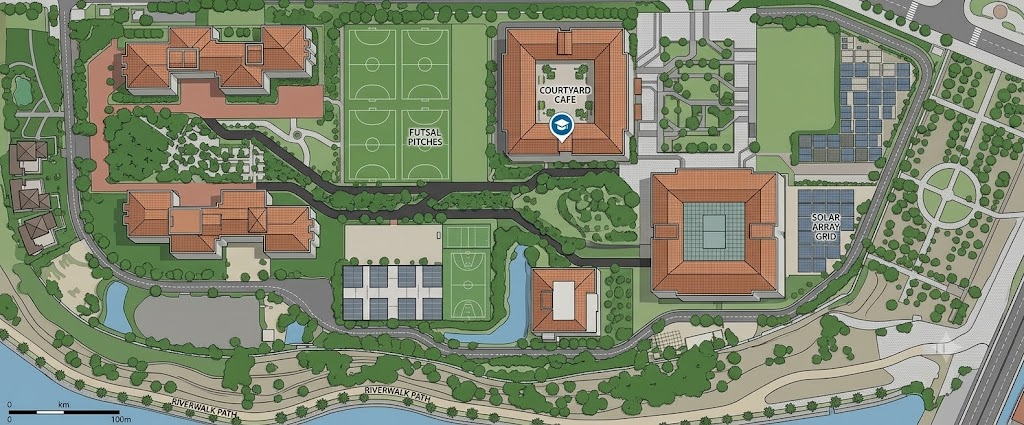
#> input picture map.jpg, 1024 x 425 px; its folder holds only this picture in this run
$ python drone_sun_analysis.py
#> lines starting #> are read from the running program, lines starting #| are printed output that depends on the picture
#!/usr/bin/env python3
"""
Phân tích đường bay drone theo mặt trời (góc chiếu, chói/glint, bóng râm) và gió.

Đầu vào : Flight_Plan_*.csv (Pixel_X/Pixel_Y) + 4 góc GPS của bản đồ
Đầu ra  : thư mục out/ gồm sun_table.csv, windows.csv, flight_legs.csv,
          4 hình PNG và report.md
Chỉ cần numpy, pandas, matplotlib (tự cài công thức vị trí mặt trời NOAA).
"""
import glob
import os
from datetime import date

import matplotlib
import numpy as np
import pandas as pd

matplotlib.use("Agg")
import matplotlib.pyplot as plt  # noqa: E402

# ============================ CẤU HÌNH ============================
GPS_CORNERS = np.float32([          # [lon, lat]
    [109.21927800, 13.80447200],
    [109.21947200, 13.80394400],
    [109.21991700, 13.80408300],
    [109.21972200, 13.80461100],
])
# Ý nghĩa 4 điểm trên theo vị trí trong ảnh. Mặc định: BL, BR, TR, TL
# (cạnh dài 62 m nằm ngang -> khớp ảnh dạng landscape). NẾU SAI, đổi thứ tự này.
CORNER_ORDER = ("BL", "BR", "TR", "TL")
IMG_W, IMG_H = 1279, 816
FLIGHT_CSV = "Flight_Plan_20261019_163437.csv"
TZ = 7                               # UTC+7
DAYS = [date(2026, 11, d) for d in range(7, 13)]
ALT = 10.0                           # m
HFOV, VFOV = 82.0, 52.0              # độ, FOV camera (chỉnh theo camera thật)
PITCHES = [-90, -60, -45]            # góc gimbal: -90 = nhìn thẳng xuống
OBJ_HEIGHTS = [3, 8, 15]             # m, chiều cao vật thể tính bóng
Q_MIN = 25.0                         # độ, ngưỡng "an toàn chói"
EL_MIN = 30.0                        # độ, mặt trời đủ cao (bóng không quá dài)
WIND_FROM_DEG = 45.0                 # hướng GIÓ THỔI TỪ (NE) - GIẢ ĐỊNH, thay bằng dự báo
WIND_SPEED = 4.5                     # m/s - GIẢ ĐỊNH
CRUISE = 6.0                         # m/s tốc độ bay ngang
WIND_LIMIT = 10.0                    # m/s giới hạn gió của drone
ONE_WAY_OBLIQUE = True               # camera nghiêng: yaw gimbal cố định, không đổi chiều theo dải bay
OUT = "out"
# ==================================================================

os.makedirs(OUT, exist_ok=True)
LON0, LAT0 = float(GPS_CORNERS[:, 0].mean()), float(GPS_CORNERS[:, 1].mean())


# ---------- hình học bản đồ ----------
def to_enu(lon, lat):
    return np.array([(lon - LON0) * 111320.0 * np.cos(np.radians(LAT0)),
                     (lat - LAT0) * 110574.0])


C = {n: to_enu(*GPS_CORNERS[i]) for i, n in enumerate(CORNER_ORDER)}
TL, TR, BR, BL = C["TL"], C["TR"], C["BR"], C["BL"]


def px_to_enu(x, y):
    u = (np.asarray(x, float) / IMG_W)[:, None]
    v = (np.asarray(y, float) / IMG_H)[:, None]
    return (1 - u) * (1 - v) * TL + u * (1 - v) * TR + u * v * BR + (1 - u) * v * BL


def bearing(vec):
    return float(np.degrees(np.arctan2(vec[0], vec[1])) % 360)


AX = (TR - TL) / IMG_W               # m / px theo trục x ảnh
AY = (BL - TL) / IMG_H               # m / px theo trục y ảnh (xuống)
W_M, H_M = np.linalg.norm(TR - TL), np.linalg.norm(BL - TL)
GEO = dict(
    width_m=W_M, height_m=H_M, ratio_geo=W_M / H_M, ratio_img=IMG_W / IMG_H,
    right_bearing=bearing(TR - TL), down_bearing=bearing(BL - TL),
    mpp_x=np.linalg.norm(AX), mpp_y=np.linalg.norm(AY),
    area_m2=abs((TR - TL)[0] * (BL - TL)[1] - (TR - TL)[1] * (BL - TL)[0]),
)


def enu_vec_to_px(vec):
    return np.linalg.solve(np.column_stack([AX, AY]), vec)


# ---------- vị trí mặt trời (NOAA) ----------
def solar_position(lat, lon, times_utc):
    t = pd.DatetimeIndex(times_utc)
    jd = np.asarray(t.to_julian_date())
    T = (jd - 2451545.0) / 36525.0
    L0 = (280.46646 + T * (36000.76983 + T * 0.0003032)) % 360
    M = 357.52911 + T * (35999.05029 - 0.0001537 * T)
    e = 0.016708634 - T * (0.000042037 + 0.0000001267 * T)
    Mr = np.radians(M)
    Cc = (np.sin(Mr) * (1.914602 - T * (0.004817 + 0.000014 * T))
          + np.sin(2 * Mr) * (0.019993 - 0.000101 * T) + np.sin(3 * Mr) * 0.000289)
    lam = L0 + Cc - 0.00569 - 0.00478 * np.sin(np.radians(125.04 - 1934.136 * T))
    eps0 = 23 + (26 + (21.448 - T * (46.815 + T * (0.00059 - T * 0.001813))) / 60) / 60
    eps = eps0 + 0.00256 * np.cos(np.radians(125.04 - 1934.136 * T))
    decl = np.arcsin(np.sin(np.radians(eps)) * np.sin(np.radians(lam)))
    y = np.tan(np.radians(eps) / 2) ** 2
    L0r = np.radians(L0)
    eqt = 4 * np.degrees(y * np.sin(2 * L0r) - 2 * e * np.sin(Mr)
                         + 4 * e * y * np.sin(Mr) * np.cos(2 * L0r)
                         - 0.5 * y * y * np.sin(4 * L0r) - 1.25 * e * e * np.sin(2 * Mr))
    minutes = t.hour * 60 + t.minute + t.second / 60.0
    tst = (minutes + eqt + 4 * lon) % 1440
    ha = np.radians(tst / 4 - 180)
    la = np.radians(lat)
    sin_el = np.sin(la) * np.sin(decl) + np.cos(la) * np.cos(decl) * np.cos(ha)
    el = np.degrees(np.arcsin(np.clip(sin_el, -1, 1)))
    az = (np.degrees(np.arctan2(np.sin(ha), np.cos(ha) * np.sin(la) - np.tan(decl) * np.cos(la))) + 180) % 360
    return az, el


def sun_at(local_times):
    utc = pd.DatetimeIndex(local_times) - pd.Timedelta(hours=TZ)
    return solar_position(LAT0, LON0, utc)


def sun_vec(az, el):
    a, e = np.radians(az), np.radians(el)
    return np.array([np.cos(e) * np.sin(a), np.cos(e) * np.cos(a), np.sin(e)])


# ---------- mô hình camera / chói ----------
def fov_grid(n=9):
    tx = np.tan(np.radians(np.linspace(-HFOV / 2, HFOV / 2, n)))
    ty = np.tan(np.radians(np.linspace(-VFOV / 2, VFOV / 2, n)))
    X, Y = np.meshgrid(tx, ty)
    return X.ravel(), Y.ravel()


TX, TY = fov_grid()


def camera_rays(heading, pitch):
    h, p = np.radians(heading), np.radians(pitch)
    a = np.array([np.cos(p) * np.sin(h), np.cos(p) * np.cos(h), np.sin(p)])
    r = np.array([np.cos(h), -np.sin(h), 0.0])
    u = np.cross(r, a)
    rays = a + TX[:, None] * r + TY[:, None] * u
    return rays / np.linalg.norm(rays, axis=1, keepdims=True)


HEADS = np.arange(0, 360, 10)
RAY = {(p, h): camera_rays(h, p) for p in PITCHES for h in HEADS}


def hazard(rays, az, el):
    """(góc nhỏ nhất tới tia phản xạ gương, góc nhỏ nhất tới mặt trời) - độ."""
    s = sun_vec(az, el)
    spec = np.array([-s[0], -s[1], s[2]])
    down = rays[:, 2] < -1e-6
    g = np.degrees(np.arccos(np.clip(-rays[down] @ spec, -1, 1))).min() if down.any() else 90.0
    sa = np.degrees(np.arccos(np.clip(rays @ s, -1, 1))).min()
    return g, sa


def quality(p, h, az, el):
    h = int(round(h / 10.0) * 10) % 360
    g, sa = hazard(RAY[(p, h)], az, el)
    return min(g, sa)


def axis_dist(a, b):
    d = abs(a - b) % 180
    return min(d, 180 - d)


# ---------- thời gian ----------
def local_range(d, start="00:00", end="23:50", freq="10min"):
    return pd.date_range(f"{d} {start}", f"{d} {end}", freq=freq)


def contiguous(mask):
    out, st = [], None
    for i, m in enumerate(mask):
        if m and st is None:
            st = i
        if st is not None and (not m or i == len(mask) - 1):
            out.append((st, i if m else i - 1))
            st = None
    return out


# ================= 1. KẾ HOẠCH BAY =================
df = pd.read_csv(FLIGHT_CSV, parse_dates=["Timestamp_UTC7"])
#> (reads Flight_Plan_20261019_163437.csv from the repository)
xy = px_to_enu(df.Pixel_X, df.Pixel_Y)
d = np.diff(xy, axis=0)
dist = np.hypot(d[:, 0], d[:, 1])
head = np.degrees(np.arctan2(d[:, 0], d[:, 1])) % 360
head = pd.Series(np.where(dist < 0.3, np.nan, head)).ffill().bfill().values
dt = df.Timestamp_UTC7.diff().dt.total_seconds().values[1:]
wp_head = np.append(head, head[-1])

rel = np.radians(head - WIND_FROM_DEG)
legs = pd.DataFrame({
    "from_step": df.Step.values[:-1], "to_step": df.Step.values[1:],
    "action_to": df.Action.values[1:], "dist_m": dist.round(2), "dur_s": dt.round(2),
    "speed_mps": (dist / np.maximum(dt, 1e-3)).round(2), "heading_deg": head.round(1),
    "headwind_mps": (WIND_SPEED * np.cos(rel)).round(2),
    "crosswind_mps": (WIND_SPEED * np.sin(rel)).round(2),
})
legs["crab_deg"] = np.degrees(np.arcsin(np.clip(legs.crosswind_mps / CRUISE, -1, 1))).round(1)
legs["gs_mps"] = (np.sqrt(np.maximum(CRUISE ** 2 - legs.crosswind_mps ** 2, 0)) - legs.headwind_mps).round(2)
flight_t0 = df.Timestamp_UTC7.iloc[0]
az_f, el_f = sun_at([flight_t0])
legs.to_csv(f"{OUT}/flight_legs.csv", index=False)

flight_now = {p: np.array([quality(p, h, az_f[0], el_f[0]) for h in wp_head]) for p in PITCHES}

# ================= 2. QUÉT MẶT TRỜI 7-12/11 =================
rows, Qbest, Qplan, Rplan, TIMES = [], {}, {}, {}, {}
wind_axis = WIND_FROM_DEG % 180
daily = []
for dy in DAYS:
    full = local_range(dy)
    az_all, el_all = sun_at(full)
    day_idx = np.where(el_all > 0)[0]
    sr, ss = full[day_idx[0]], full[day_idx[-1]]
    noon = int(np.argmax(el_all))
    daily.append(dict(date=str(dy), sunrise=sr.strftime("%H:%M"), sunset=ss.strftime("%H:%M"),
                      noon=full[noon].strftime("%H:%M"), noon_el=round(el_all[noon], 1),
                      noon_az=round(az_all[noon], 1)))
    for i, t in enumerate(full):
        el, az = el_all[i], az_all[i]
        row = dict(date=str(dy), time=t.strftime("%H:%M"), az=round(az, 1), el=round(el, 1))
        if el > 0.5:
            row["shadow_per_m"] = round(1 / np.tan(np.radians(el)), 2)
            row["shadow_dir_deg"] = round((az + 180) % 360, 1)
        rows.append(row)

    ft = local_range(dy, "05:30", "18:30")
    az, el = sun_at(ft)
    TIMES[dy] = (ft, az, el)
    for p in PITCHES:
        qb = np.full(len(ft), np.nan)
        bh = np.full(len(ft), np.nan)
        pr = np.full(len(ft), np.nan)
        for i in range(len(ft)):
            if el[i] < 3:
                continue
            if p == -90 or not ONE_WAY_OBLIQUE:
                # camera quay theo hướng bay: hai chiều của dải bay đều phải an toàn
                qs = np.array([min(quality(p, h, az[i], el[i]), quality(p, h + 180, az[i], el[i]))
                               for h in HEADS])
            else:
                # camera nghiêng, yaw gimbal giữ cố định (quay lưng về phía mặt trời)
                qs = np.array([quality(p, h, az[i], el[i]) for h in HEADS])
            ok = np.where(qs >= qs.max() - 3)[0]
            k = ok[np.argmin([axis_dist(HEADS[j], wind_axis) for j in ok])]
            qb[i], bh[i] = qs[k], HEADS[k]
            qp = np.array([quality(p, h, az[i], el[i]) for h in wp_head])
            pr[i] = (qp < Q_MIN).mean()
        Qbest[(dy, p)], Qplan[(dy, p)], Rplan[(dy, p)] = qb, bh, pr

sun_tab = pd.DataFrame(rows)
sun_tab.to_csv(f"{OUT}/sun_table.csv", index=False)

# cửa sổ bay tốt
win_rows = []
for dy in DAYS:
    ft, az, el = TIMES[dy]
    for p in PITCHES:
        mask = (Qbest[(dy, p)] >= Q_MIN) & (el >= EL_MIN)
        for a, b in contiguous(mask):
            m = (a + b) // 2
            win_rows.append(dict(
                date=str(dy), pitch=p, start=ft[a].strftime("%H:%M"), end=ft[b].strftime("%H:%M"),
                el_start=round(el[a], 1), el_end=round(el[b], 1),
                heading_start=int(Qplan[(dy, p)][a]), heading_mid=int(Qplan[(dy, p)][m]),
                heading_end=int(Qplan[(dy, p)][b]),
                min_quality=round(np.nanmin(Qbest[(dy, p)][a:b + 1]), 1)))
wins = pd.DataFrame(win_rows)
wins.to_csv(f"{OUT}/windows.csv", index=False)

# ================= 3. HÌNH =================
colors = plt.cm.viridis(np.linspace(0, 0.9, len(DAYS)))

fig = plt.figure(figsize=(13, 5))
ax = fig.add_subplot(1, 2, 1, projection="polar")
ax.set_theta_zero_location("N")
ax.set_theta_direction(-1)
for c, dy in zip(colors, DAYS):
    ft, az, el = TIMES[dy]
    m = el > 0
    ax.plot(np.radians(az[m]), 90 - el[m], color=c, label=str(dy))
ax.set_ylim(0, 90)
ax.set_title("Đường đi mặt trời (tâm = thiên đỉnh)")
ax.legend(fontsize=7, loc="lower left", bbox_to_anchor=(-0.25, -0.1))
ax2 = fig.add_subplot(1, 2, 2)
for c, dy in zip(colors, DAYS):
    ft, az, el = TIMES[dy]
    ax2.plot(ft.hour + ft.minute / 60, el, color=c, label=str(dy))
ax2.axhline(EL_MIN, color="r", ls="--", lw=0.8)
ax2.set_xlabel("Giờ địa phương (UTC+7)")
ax2.set_ylabel("Độ cao mặt trời (°)")
ax2.grid(alpha=0.3)
plt.tight_layout()
plt.savefig(f"{OUT}/fig1_sun_path.png", dpi=130)
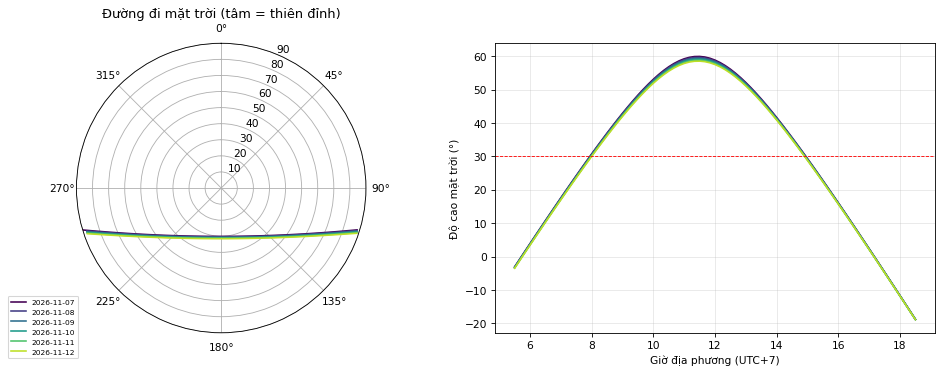
#> figure drawn by matplotlib, 2 panels; panel 1: curve peaks at x = 4.42, y = 89.95; panel 1: curve peaks at x = 1.87, y = 88.48; panel 1: curve peaks at x = 1.88, y = 88.58; panel 2: curve peaks at x = 11.5, y = 59.92
plt.close()

fig, ax = plt.subplots(figsize=(9, 4.5))
dy = DAYS[0]
ft, az, el = TIMES[dy]
hrs = ft.hour + ft.minute / 60
for hobj, ls in zip(OBJ_HEIGHTS, [":", "-", "--"]):
    L = np.where(el > 5, hobj / np.tan(np.radians(np.clip(el, 5, 90))), np.nan)
    ax.plot(hrs, L, ls, label=f"vật cao {hobj} m")
ax.set_ylim(0, 40)
ax.set_xlabel("Giờ địa phương")
ax.set_ylabel("Chiều dài bóng (m)")
ax.set_title(f"Chiều dài bóng ngày {dy} (các ngày 8–12/11 gần như trùng, lệch <1 m)")
ax.legend()
ax.grid(alpha=0.3)
plt.tight_layout()
plt.savefig(f"{OUT}/fig2_shadow.png", dpi=130)
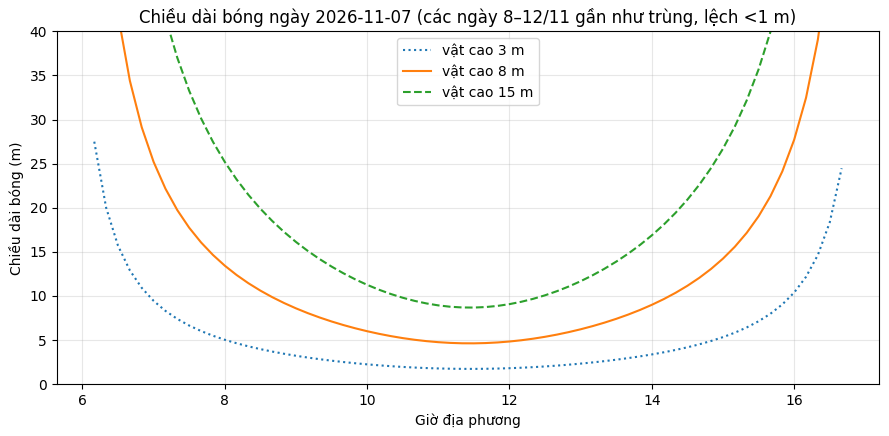
#> figure drawn by matplotlib, 1 panel
plt.close()

fig, axes = plt.subplots(len(PITCHES), 2, figsize=(14, 3.2 * len(PITCHES)), squeeze=False)
for r, p in enumerate(PITCHES):
    for c, (store, title, cmap, vmin, vmax) in enumerate([
            (Qbest, f"Gimbal {p}°: góc an toàn chói (heading tốt nhất)", "RdYlGn", 0, 60),
            (Rplan, f"Gimbal {p}°: % waypoint của plan hiện tại bị chói", "RdYlGn_r", 0, 1)]):
        M = np.array([store[(dy, p)] for dy in DAYS])
        im = axes[r, c].imshow(M, aspect="auto", cmap=cmap, vmin=vmin, vmax=vmax,
                               extent=[5.5, 18.5, len(DAYS), 0])
        axes[r, c].set_yticks(np.arange(len(DAYS)) + 0.5)
        axes[r, c].set_yticklabels([str(x) for x in DAYS], fontsize=7)
        axes[r, c].set_title(title, fontsize=9)
        axes[r, c].set_xlabel("Giờ địa phương")
        plt.colorbar(im, ax=axes[r, c])
plt.tight_layout()
plt.savefig(f"{OUT}/fig3_heatmap.png", dpi=130)
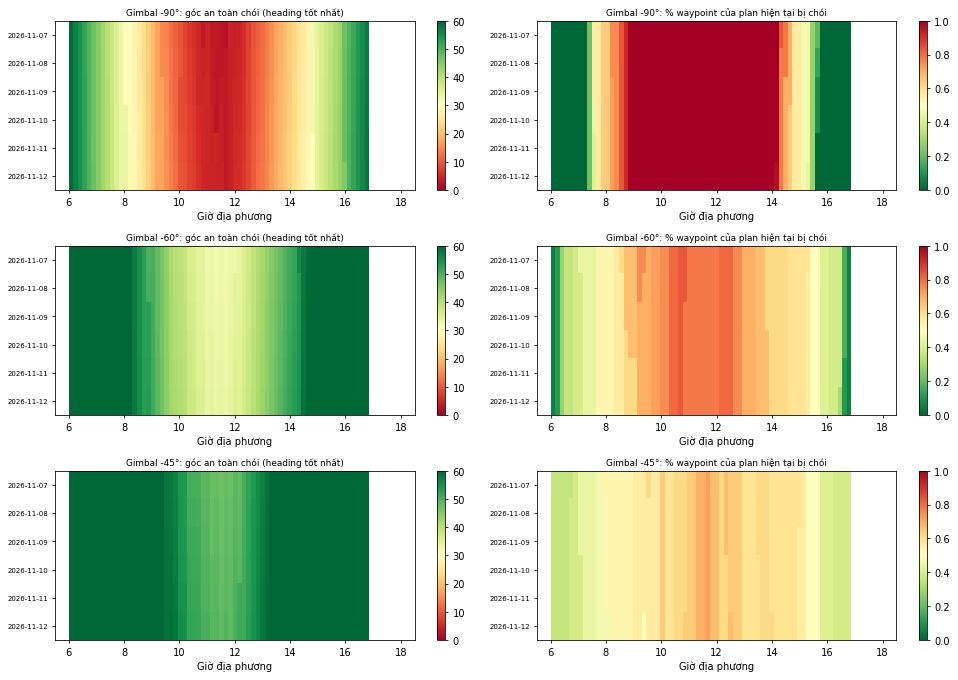
#> figure drawn by matplotlib, 12 panels
plt.close()

imgs = [f for f in sorted(glob.glob("*.png") + glob.glob("*.jpg") + glob.glob("*.jpeg"))]
fig, ax = plt.subplots(figsize=(11, 7))
if imgs:
    ax.imshow(plt.imread(imgs[0]), cmap="gray")
else:
    ax.set_xlim(0, IMG_W)
    ax.set_ylim(IMG_H, 0)
    ax.set_facecolor("#dddddd")
ax.plot(df.Pixel_X, df.Pixel_Y, "-", color="tab:blue", lw=1.2)
hov = df[df.Action == "Hover_Scan"]
ax.scatter(df.Pixel_X, df.Pixel_Y, s=14, c="tab:blue")
ax.scatter(hov.Pixel_X, hov.Pixel_Y, s=60, facecolors="none", edgecolors="orange", lw=1.5, label="Hover_Scan")
for _, rw in df.iterrows():
    ax.text(rw.Pixel_X + 6, rw.Pixel_Y - 6, str(rw.Step), color="yellow", fontsize=7)
for tstr, col in [("09:00", "red"), ("15:00", "magenta")]:
    t = pd.Timestamp(f"{DAYS[2]} {tstr}")
    a_, e_ = sun_at([t])
    sh = (np.array([np.sin(np.radians(a_[0] + 180)), np.cos(np.radians(a_[0] + 180))])
          * 8 / np.tan(np.radians(e_[0])))
    pv = enu_vec_to_px(sh)
    ax.annotate("", xy=(IMG_W / 2 + pv[0], IMG_H / 2 + pv[1]), xytext=(IMG_W / 2, IMG_H / 2),
                arrowprops=dict(arrowstyle="->", color=col, lw=2))
    ax.text(IMG_W / 2 + pv[0], IMG_H / 2 + pv[1], f"bóng cây 8 m {tstr}\n(el {e_[0]:.0f}°)", color=col, fontsize=8)
wv = enu_vec_to_px(np.array([-np.sin(np.radians(WIND_FROM_DEG)), -np.cos(np.radians(WIND_FROM_DEG))]) * 8)
ax.annotate("", xy=(150 + wv[0], 120 + wv[1]), xytext=(150, 120), arrowprops=dict(arrowstyle="->", color="cyan", lw=3))
ax.text(150, 150, f"gió {WIND_SPEED} m/s (giả định)", color="cyan", fontsize=8)
ax.legend(loc="lower right")
ax.set_title("Flight plan + hướng bóng (9/11) + gió")
plt.tight_layout()
plt.savefig(f"{OUT}/fig4_map.png", dpi=130)
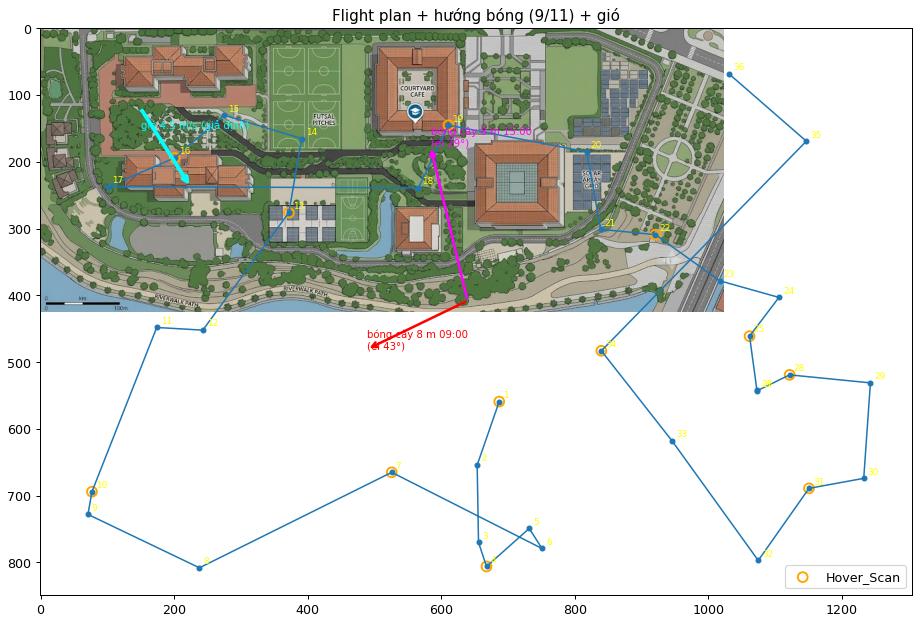
#> figure drawn by matplotlib, 1 panel
plt.close()

# ================= 4. BÁO CÁO =================
L = []
L.append("# Phân tích đường bay - mặt trời, chói, bóng râm, gió\n")
L.append("## 1. Hình học bản đồ")
L.append(f"- Kích thước thực: {GEO['width_m']:.1f} m x {GEO['height_m']:.1f} m "
         f"(tỉ lệ {GEO['ratio_geo']:.2f}) | ảnh {IMG_W}x{IMG_H} (tỉ lệ {GEO['ratio_img']:.2f})")
L.append(f"- GSD ~ {GEO['mpp_x'] * 100:.1f} cm/px (ngang), {GEO['mpp_y'] * 100:.1f} cm/px (dọc), diện tích ~ {GEO['area_m2']:.0f} m²")
L.append(f"- Với CORNER_ORDER={CORNER_ORDER}: mép phải ảnh quay về hướng {GEO['right_bearing']:.0f}°, "
         f"mép dưới ảnh quay về {GEO['down_bearing']:.0f}° (0°=Bắc)")
if abs(GEO['ratio_geo'] / GEO['ratio_img'] - 1) > 0.1:
    L.append("- ⚠ Tỉ lệ ảnh và tỉ lệ 4 góc GPS lệch >10%: ảnh có thể bị crop/kéo giãn hoặc thứ tự 4 góc chưa đúng.")
L.append("\n## 2. Mặt trời mỗi ngày (giờ UTC+7)")
L.append("| Ngày | Mọc | Lặn | Giữa trưa | Độ cao | Azimuth |\n|---|---|---|---|---|---|")
for x in daily:
    L.append(f"| {x['date']} | {x['sunrise']} | {x['sunset']} | {x['noon']} | {x['noon_el']}° | {x['noon_az']}° |")
L.append("\n## 3. Cửa sổ bay tốt "
         f"(góc an toàn chói ≥ {Q_MIN}° và mặt trời ≥ {EL_MIN}°; heading đã ưu tiên song song gió)")
for p in PITCHES:
    L.append(f"\n**Gimbal {p}°**\n")
    L.append("| Ngày | Từ | Đến | Heading đầu/giữa/cuối |\n|---|---|---|---|")
    sub = wins[wins.pitch == p]
    for _, w in sub.iterrows():
        L.append(f"| {w.date} | {w.start} | {w.end} | {w.heading_start}° / {w.heading_mid}° / {w.heading_end}° |")
    if sub.empty:
        L.append("| - | không có | | |")
L.append("\n## 4. Plan hiện tại (36 bước)")
L.append(f"- Tổng đường bay {dist.sum():.0f} m trong {df.Timestamp_UTC7.iloc[-1] - flight_t0}, "
         f"tốc độ TB {dist.sum() / dt.sum():.1f} m/s, {int((df.Action == 'Hover_Scan').sum())} điểm Hover_Scan")
L.append(f"- Bay lúc {flight_t0:%d/%m %H:%M}: mặt trời cao {el_f[0]:.1f}°, azimuth {az_f[0]:.0f}° "
         f"-> bóng cây 8 m dài {8 / np.tan(np.radians(max(el_f[0], 1))):.0f} m")
for p in PITCHES:
    L.append(f"- Gimbal {p}°: {(flight_now[p] < Q_MIN).sum()}/{len(wp_head)} waypoint có nguy cơ chói tại thời điểm bay đó")
L.append("\n## 5. Gió (GIẢ ĐỊNH, chưa phải dự báo)")
L.append(f"- Gió {WIND_SPEED} m/s từ {WIND_FROM_DEG:.0f}°; tốc độ bay {CRUISE} m/s; giới hạn drone {WIND_LIMIT} m/s")
L.append(f"- Crosswind TB |{legs.crosswind_mps.abs().mean():.1f}| m/s, crab angle lớn nhất {legs.crab_deg.abs().max():.0f}°, "
         f"headwind lớn nhất {legs.headwind_mps.max():.1f} m/s")
L.append(f"- Trục bay song song gió: {wind_axis:.0f}°/{(wind_axis + 180) % 360:.0f}°")
open(f"{OUT}/report.md", "w", encoding="utf-8").write("\n".join(L))
print("\n".join(L))
print("\nFiles:", sorted(os.listdir(OUT)))
